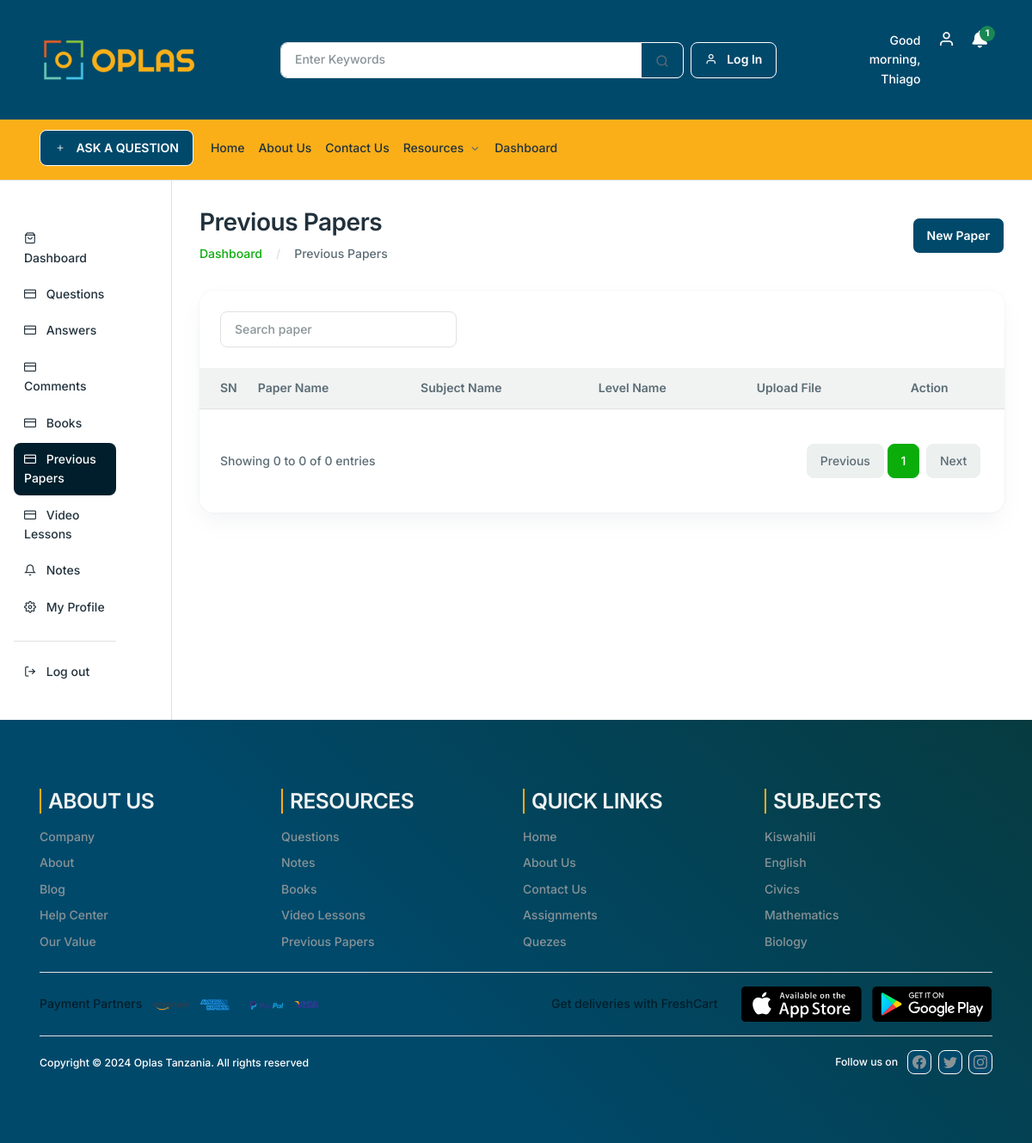
The app's page /backend-papers (signed in), older data.
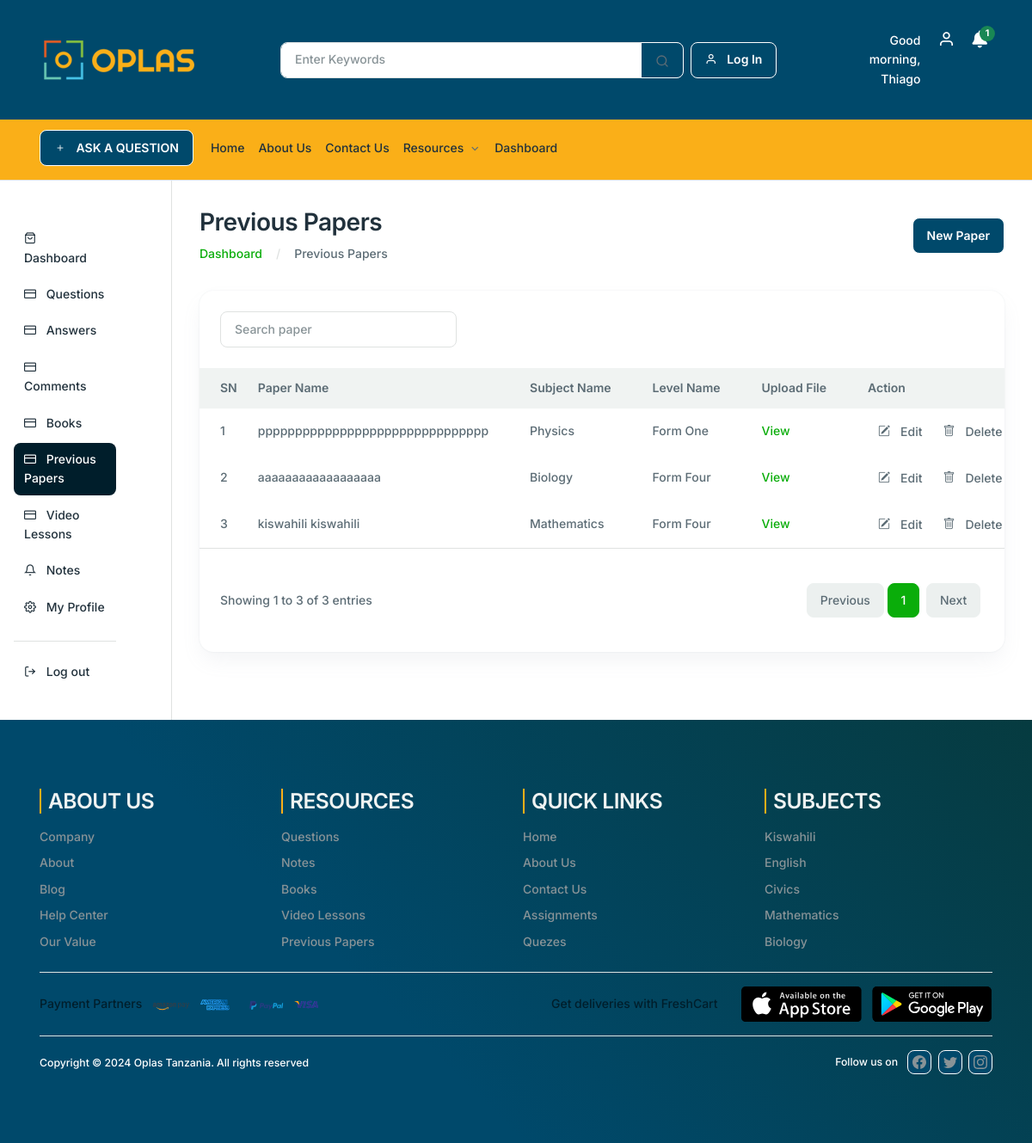
The same page, newer data.
### base/models.py (models this page shows, shortened)
class Papers(models.Model):
    PaperName = models.CharField(max_length=100, verbose_name='Paper Name')
    SubjectName = models.ForeignKey(Subjects, on_delete=models.CASCADE, verbose_name='Subject Name')
    LevelName = models.ForeignKey(SchoolLevels, on_delete=models.CASCADE, verbose_name='Level Name')
    UploadFile = models.ImageField(upload_to="papers", max_length=500, null=True, verbose_name='Upload File')
    CreatedDate = models.DateTimeField(auto_now_add=True, verbose_name='Create Date')
    ModifiedDate = models.DateTimeField(auto_now=True, verbose_name='Modified Date')
    display_fields = ['PaperName','SubjectName','LevelName','UploadFile','CreatedDate','ModifiedDate']
    class Meta:
        verbose_name = 'Paper'
        verbose_name_plural = 'Papers'

class Subjects(models.Model):
    SubjectName = models.CharField(max_length=100, verbose_name='Subject Name')
    CreatedDate = models.DateTimeField(auto_now_add=True, verbose_name='Create Date')
    ModifiedDate = models.DateTimeField(auto_now=True, verbose_name='Modified Date')
    display_fields = ['SubjectName', 'CreatedDate','ModifiedDate']
    def __str__(self):
        return self.SubjectName
    class Meta:
        verbose_name = 'Subject'
        verbose_name_plural = 'Subjects'

class SchoolLevels(models.Model):
    LevelName = models.CharField(max_length=100, verbose_name='Level Name')
    level_order = models.IntegerField(unique=True, verbose_name='Level Order')
    CreatedDate = models.DateTimeField(auto_now_add=True, verbose_name='Create Date')
    ModifiedDate = models.DateTimeField(auto_now=True, verbose_name='Modified Date')
    display_fields = ['LevelName','CreatedDate','ModifiedDate']
    def __str__(self):
        return self.LevelName
    class Meta:
        verbose_name = 'School Level'
        verbose_name_plural = 'School Levels'

### base/views.py (the view)
# urls.py: path("backend-papers", views.BackendPapers, name="backend_papers"),
@login_required(login_url='home')
def BackendPapers(request):
    sitename = "PREVIOUS PAPERS | OPLAS TANZANIA"
    page_name = 'BackendPapers'
    papers = Papers.objects.all()
    if hasattr(request.user, 'teacher'):
        teacher_id = request.user.teacher.id
        subjects = Subjects.objects.filter(
            id__in=AssignToClasses.objects.filter(Teacher_id=teacher_id).values_list('Subject_id', flat=True)
        )
        levels = SchoolLevels.objects.filter(
            id__in=AssignToClasses.objects.filter(Teacher_id=teacher_id).values_list('School__SchoolLevel_id', flat=True)
        )
    else:
        subjects = Subjects.objects.all()
        levels = SchoolLevels.objects.all()
    query = request.GET.get('q', '')
    if query:
        papers = Papers.objects.filter(
            Q(PaperName__icontains=query) |
            Q(SubjectName__SubjectName__icontains=query) |
            Q(LevelName__LevelName__icontains=query)
        )
    else:
        papers = Papers.objects.all()
    paginator = Paginator(papers, 10)
    page_number = request.GET.get('page')
    try:
        papers = paginator.page(page_number)
    except PageNotAnInteger:
        papers = paginator.page(1)
    except EmptyPage:
        papers = paginator.page(paginator.num_pages)
    context = {
        'sitename': sitename,
        'page_name': page_name,
        'papers': papers,
        'subjects': subjects,
        'levels': levels,
    }
    return render(request, 'base/backend-papers.html', context)

### base/context_processors.py (called while the page is built)
def subject_context(request):
    subjects_context = Subjects.objects.all()
    return {'subjects_context': subjects_context}

def notifications_context(request):
    notifications = None
    if request.user.is_authenticated:
        try:
            notifications = request.user.notifications.all()
            unread_notifications = notifications.filter(is_read=False)
            if unread_notifications.exists():
                unread_notifications.update(is_read=True)
        except Notification.DoesNotExist:
            notifications = None
    return {'notifications': notifications}

def SubjectImage(request):
    subject_image = WebImages.objects.filter(ImageTitle='Subject').first()
    return {'subject_image': subject_image}

def NotesImage(request):
    notes_image = WebImages.objects.filter(ImageTitle='Notes').first()
    return {'notes_image': notes_image}

def BooksImage(request):
    book_image = WebImages.objects.filter(ImageTitle='Books').first()
    return {'book_image': book_image}

def PaperImage(request):
    paper_image = WebImages.objects.filter(ImageTitle='Paper').first()
    return {'paper_image': paper_image}

### base/templates/base/backend-papers.html (shortened to what the changed rows need)
{% extends 'teacher-layout.html' %}
{% load static %}
{% block content %}
<div class="col-lg-10 col-md-10 col-12 mb-5">
   <div class="container-fluid">
       <div class="row mb-8 mt-8">
           <div class="col-md-12">
               <div class="d-md-flex justify-content-between align-items-center">
                   <div>
                       <h2>Previous Papers</h2>
                   </div>
               </div>
           </div>
       </div>
       <div class="row">
           <div class="col-xl-12 col-12 mb-5">
               <div class="card h-100 card-lg">
                   <div class="card-body p-0">
                       <div class="table-responsive">
                           <table class="table table-centered table-hover text-nowrap table-borderless mb-0 table-with-checkbox">
                               <thead class="bg-light">
                                   <tr>
                                       <th>SN</th>
                                       <th>Paper Name</th>
                                       <th>Subject Name</th>
                                       <th>Level Name</th>
                                       <th>Upload File</th>
                                       <th>Action</th>
                                   </tr>
                               </thead>
                               <tbody>
                                 {% for paper in papers %}
                                 <tr>
                                     <td>{{ forloop.counter }}</td>
                                     <td>{{ paper.PaperName }}</td>
                                     <td>{{ paper.SubjectName }}</td>
                                     <td>{{ paper.LevelName }}</td>
                                     <td><a href="{{ paper.UploadFile.url }}" target="_blank">View</a></td>
                                     <td class="d-flex">
                                         <a class="dropdown-item" href="#" data-bs-toggle="modal" data-bs-target="#editPaperModal{{ paper.id }}" data-id="{{ paper.id }}" data-name="{{ paper.PaperName }}" data-subject="{{ paper.SubjectName }}" data-level="{{ paper.LevelName }}" style="cursor: pointer;">
                                             <i class="bi bi-pencil-square me-3"></i>
                                             Edit
                                         </a>
                                         <a class="dropdown-item" href="#" data-bs-toggle="modal" data-bs-target="#deleteConfirmModal{{ paper.id }}" data-id="{{ paper.id }}" style="cursor: pointer;">
                                             <i class="bi bi-trash me-3"></i>
                                             Delete
                                         </a>
                                     </td>
                                 </tr>
                             {% endfor %}
                               </tbody>
                           </table>
                       </div>
                   </div>
                   <div class="border-top d-md-flex justify-content-between align-items-center px-6 py-6">
                       <span>
                           Showing
                           {{ papers.start_index }} to {{ papers.end_index }} of {{ papers.paginator.count }} entries
                       </span>
                       <nav aria-label="Page navigation" class="mt-4">
                           <ul class="pagination justify-content-center">
                               {% for num in papers.paginator.page_range %}
                                   {% if num <= 3 or num > papers.paginator.num_pages|add:"-2" or num == papers.number or num == papers.number|add:"-1" or num == papers.number|add:"1" %}
                                       <li class="page-item {% if papers.number == num %}active{% endif %}">
                                           <a class="page-link" href="?page={{ num }}&query={{ query }}">{{ num }}</a>
                                       </li>
                                   {% elif num == 4 or num == papers.paginator.num_pages|add:"-3" %}
                                       <li class="page-item disabled"><span class="page-link">...</span></li>
                                   {% endif %}
                               {% endfor %}
                           </ul>
                       </nav>
                   </div>
               </div>
           </div>
       </div>
   </div>
</div>
{% endblock %}

Row changes from the older to the newer data that the page shows:
added Papers: PaperName "ppppppppppppppppppppppppppppppp", SubjectName "Physics", LevelName "Form One"
added Papers: PaperName "aaaaaaaaaaaaaaaaaa", SubjectName "Biology", LevelName "Form Four"
added Papers: PaperName "kiswahili kiswahili", SubjectName "Mathematics", LevelName "Form Four"
Text that changed along with them:
{{ papers.start_index }}: "0" → "1"
{{ papers.end_index }}: "0" → "3"
{{ papers.paginator.count }}: "0" → "3"
